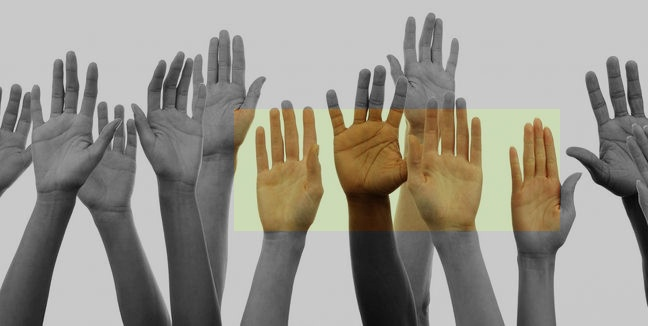
//> input picture fsiv/fsiv_tutorial_opencv/p1/1.jpg, 648 x 326 px
$ ./pract1 1.jpg 2.jpg   (built with g++ and OpenCV 4)
//> lines starting //> are read from the running program, lines starting //| are printed output that depends on the picture; after the words box and inside, x2 and y2 are one past the last pixel; in counts of white or black regions, pixels touching at a corner belong together
#include <iostream>
#include <exception>

//Includes para OpenCV, Descomentar según los módulo utilizados.
#include <opencv2/core/core.hpp>
#include <opencv2/core/utility.hpp>
#include <opencv2/highgui/highgui.hpp>
#include <opencv2/imgproc/imgproc.hpp>
#include <opencv2/opencv.hpp>
#include <opencv2/calib3d/calib3d.hpp>

using namespace cv;

cv::Mat img;
cv::Mat imgaux;
bool dibujar=false;

const cv::String keys =
    "{help h usage ? |      | print this message   }"
    "{@image1        |      | image1 for compare   }"
    "{@image2        |<none>| image2 for compare   }"
    ;

void mouseEvents(int event,int x ,int y, int flags,void *userdata){
  Point punto(x,y);
  if(event == EVENT_LBUTTONDOWN){
    dibujar=true;
    static_cast<Point*>(userdata)[0]=punto;
    static_cast<Point*>(userdata)[1]=punto;
  }
  if((event == EVENT_MOUSEMOVE) and (dibujar==true)){
    static_cast<Point*>(userdata)[1]=punto;
    imgaux=img.clone();
    rectangle(imgaux,static_cast<Point*>(userdata)[0],static_cast<Point*>(userdata)[1],Scalar(255,0,0),2);
    imshow("IMG",imgaux);
  }
  if(event == EVENT_LBUTTONUP){
    dibujar=false;
    static_cast<Point*>(userdata)[1]=punto;
  }
}

int
main (int argc, char* const* argv)
{
  int retCode=EXIT_SUCCESS;

  try {

      cv::CommandLineParser parser(argc, argv, keys);
      parser.about("Application name v1.0.0");
      if (parser.has("help"))
      {
          parser.printMessage();
          return 0;
      }
      cv::String img1 = parser.get<cv::String>(0);
      cv::String img2 = parser.get<cv::String>(1);
      if (!parser.check())
      {
          parser.printErrors();
          return 0;
      }

      	//Carga de la imagen

		img = cv::imread(img1, cv::IMREAD_COLOR);
//> img is the input picture: 326 rows x 648 cols, CV_8UC3; mean B, G, R 139.8, 148.1, 151.7

		if (img.empty())
   		   {
   	    	  std::cerr << "Error: no he podido abrir el fichero '" << img1 << "'." << std::endl;
        	  return EXIT_FAILURE;
     		 }

      Point punto[2];

     	cv::namedWindow("IMG");
      setMouseCallback("IMG",mouseEvents,punto);
      imshow("IMG",img);
      waitKey(0);
//> the left mouse button is pressed at (162, 81)
//> the mouse is dragged to (324, 163)
//> the mouse is dragged to (486, 244)
//> call 3 of mouseEvents, with event = 0, x = 486, y = 244, flags = 1
//> in mouseEvents (call 3), `rectangle(imgaux,static_cast<Point*>(userdata)[0],static_cast<Point*>(..`:
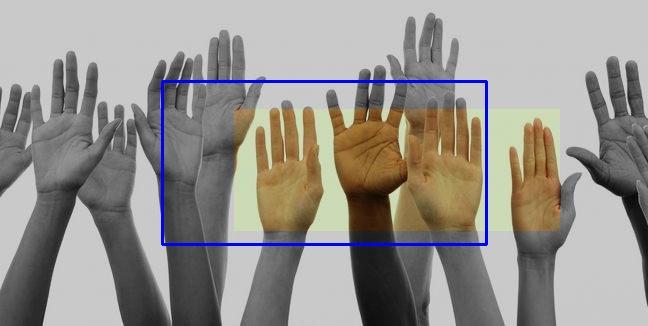
//> imgaux: 326 rows x 648 cols, CV_8UC3; mean B, G, R 141.4, 146.1, 149.8
//> the button is released at (486, 244)

      for (int i = 0; i < img.rows; ++i)
      {
        for (int j = 0; j < img.cols; ++j)
        {
          Vec3b pixel=img.at<Vec3b>(i,j);
            uchar B = pixel[0];
            uchar G = pixel[1];
            uchar R = pixel[2];
          if( (i < min(punto[0].y,punto[1].y) or (i > max(punto[0].y,punto[1].y))) or
          ((j < min(punto[0].x,punto[1].x)) or (j > max(punto[0].x,punto[1].x)))) {
            uchar avg= (B+G+R)/3;
            pixel[0]=avg;
            pixel[1]=avg;
            pixel[2]=avg;
          }
          imgaux.at<Vec3b>(i,j)=pixel;
        }
      }
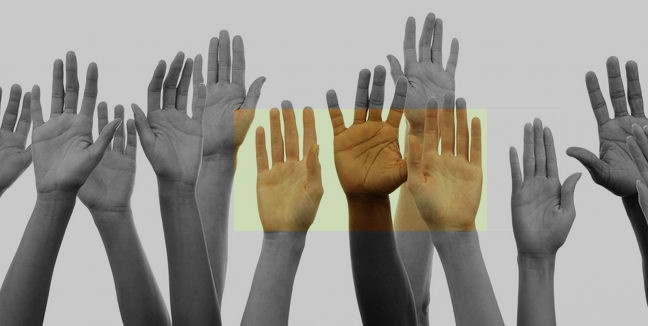
//> imgaux: 326 rows x 648 cols, CV_8UC3; 6.08% of pixels changed, all inside (x1, y1, x2, y2) = (161, 80, 561, 246)

		cv::imshow("IMG", imgaux);

		int wait = cv::waitKey(0);
//> the space key is pressed


		if (wait != 27){

			cv::imwrite(img2,img);
		}

  }
  catch (std::exception& e)
  {
    std::cerr << "Capturada excepcion: " << e.what() << std::endl;
    retCode = EXIT_FAILURE;
  }
  return retCode;
}
